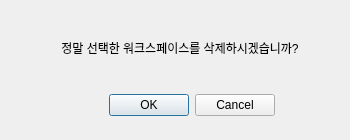
<?xml version="1.0" encoding="UTF-8"?>
<ui version="4.0">
 <class>Dialog</class>
 <widget class="QDialog" name="Dialog">
  <property name="geometry">
   <rect>
    <x>0</x>
    <y>0</y>
    <width>350</width>
    <height>140</height>
   </rect>
  </property>
  <property name="windowTitle">
   <string>Dialog</string>
  </property>
  <widget class="QLabel" name="label">
   <property name="geometry">
    <rect>
     <x>10</x>
     <y>40</y>
     <width>340</width>
     <height>15</height>
    </rect>
   </property>
   <property name="text">
    <string>정말 선택한 워크스페이스를 삭제하시겠습니까?</string>
   </property>
   <property name="alignment">
    <set>Qt::AlignCenter</set>
   </property>
  </widget>
  <widget class="QDialogButtonBox" name="buttonBox">
   <property name="geometry">
    <rect>
     <x>75</x>
     <y>90</y>
     <width>200</width>
     <height>30</height>
    </rect>
   </property>
   <property name="standardButtons">
    <set>QDialogButtonBox::Cancel|QDialogButtonBox::Ok</set>
   </property>
  </widget>
 </widget>
 <resources/>
 <connections/>
</ui>
